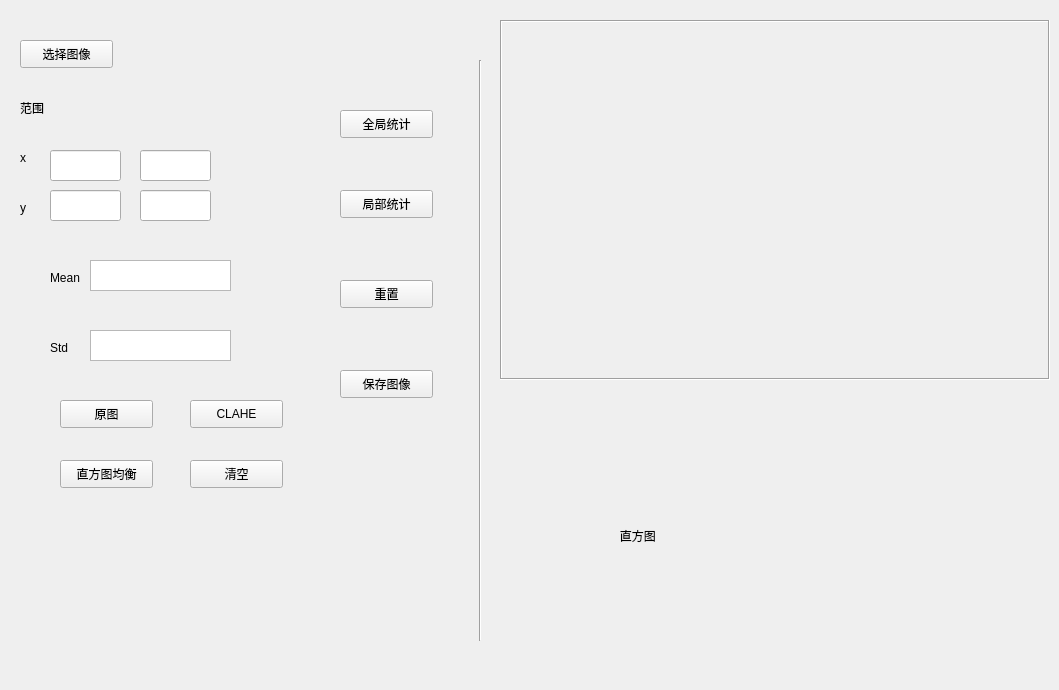
    <widget class="QWidget" name="tab_2">
     <attribute name="title">
      <string>2.直方图统计与均衡</string>
     </attribute>
     <widget class="QLabel" name="label_16">
      <property name="geometry">
       <rect>
        <x>500</x>
        <y>20</y>
        <width>550</width>
        <height>360</height>
       </rect>
      </property>
      <property name="cursor">
       <cursorShape>CrossCursor</cursorShape>
      </property>
      <property name="frameShape">
       <enum>QFrame::Box</enum>
      </property>
      <property name="frameShadow">
       <enum>QFrame::Sunken</enum>
      </property>
      <property name="text">
       <string/>
      </property>
     </widget>
     <widget class="QLabel" name="label_18">
      <property name="geometry">
       <rect>
        <x>550</x>
        <y>390</y>
        <width>471</width>
        <height>291</height>
       </rect>
      </property>
      <property name="frameShape">
       <enum>QFrame::NoFrame</enum>
      </property>
      <property name="frameShadow">
       <enum>QFrame::Sunken</enum>
      </property>
      <property name="text">
       <string>                     直方图</string>
      </property>
      <property name="textFormat">
       <enum>Qt::AutoText</enum>
      </property>
     </widget>
     <widget class="QTextBrowser" name="textBrowser_2">
      <property name="geometry">
       <rect>
        <x>90</x>
        <y>260</y>
        <width>141</width>
        <height>31</height>
       </rect>
      </property>
     </widget>
     <widget class="QPushButton" name="pushButton_11">
      <property name="geometry">
       <rect>
        <x>20</x>
        <y>40</y>
        <width>93</width>
        <height>28</height>
       </rect>
      </property>
      <property name="text">
       <string>选择图像</string>
      </property>
     </widget>
     <widget class="QPushButton" name="pushButton_12">
      <property name="geometry">
       <rect>
        <x>340</x>
        <y>110</y>
        <width>93</width>
        <height>28</height>
       </rect>
      </property>
      <property name="text">
       <string>全局统计</string>
      </property>
     </widget>
     <widget class="QLineEdit" name="lineEdit9">
      <property name="geometry">
       <rect>
        <x>50</x>
        <y>150</y>
        <width>71</width>
        <height>31</height>
       </rect>
      </property>
     </widget>
     <widget class="QLineEdit" name="lineEdit10">
      <property name="geometry">
       <rect>
        <x>140</x>
        <y>150</y>
        <width>71</width>
        <height>31</height>
       </rect>
      </property>
     </widget>
     <widget class="QPushButton" name="pushButton_14">
      <property name="geometry">
       <rect>
        <x>60</x>
        <y>400</y>
        <width>93</width>
        <height>28</height>
       </rect>
      </property>
      <property name="text">
       <string>原图</string>
      </property>
     </widget>
     <widget class="QPushButton" name="pushButton_15">
      <property name="geometry">
       <rect>
        <x>60</x>
        <y>460</y>
        <width>93</width>
        <height>28</height>
       </rect>
      </property>
      <property name="text">
       <string>直方图均衡</string>
      </property>
     </widget>
     <widget class="QPushButton" name="pushButton_16">
      <property name="geometry">
       <rect>
        <x>190</x>
        <y>400</y>
        <width>93</width>
        <height>28</height>
       </rect>
      </property>
      <property name="text">
       <string>CLAHE</string>
      </property>
     </widget>
     <widget class="QPushButton" name="pushButton_17">
      <property name="geometry">
       <rect>
        <x>190</x>
        <y>460</y>
        <width>93</width>
        <height>28</height>
       </rect>
      </property>
      <property name="text">
       <string>清空</string>
      </property>
     </widget>
     <widget class="QLineEdit" name="lineEdit_15">
      <property name="geometry">
       <rect>
        <x>50</x>
        <y>190</y>
        <width>71</width>
        <height>31</height>
       </rect>
      </property>
     </widget>
     <widget class="QLineEdit" name="lineEdit_16">
      <property name="geometry">
       <rect>
        <x>140</x>
        <y>190</y>
        <width>71</width>
        <height>31</height>
       </rect>
      </property>
     </widget>
     <widget class="QPushButton" name="pushButton_18">
      <property name="geometry">
       <rect>
        <x>340</x>
        <y>280</y>
        <width>93</width>
        <height>28</height>
       </rect>
      </property>
      <property name="text">
       <string>重置</string>
      </property>
     </widget>
     <widget class="QLabel" name="label_19">
      <property name="geometry">
       <rect>
        <x>50</x>
        <y>270</y>
        <width>41</width>
        <height>16</height>
       </rect>
      </property>
      <property name="text">
       <string>Mean</string>
      </property>
     </widget>
     <widget class="QLabel" name="label_21">
      <property name="geometry">
       <rect>
        <x>20</x>
        <y>150</y>
        <width>21</width>
        <height>16</height>
       </rect>
      </property>
      <property name="text">
       <string>x</string>
      </property>
     </widget>
     <widget class="QLabel" name="label_22">
      <property name="geometry">
       <rect>
        <x>20</x>
        <y>200</y>
        <width>21</width>
        <height>16</height>
       </rect>
      </property>
      <property name="text">
       <string>y</string>
      </property>
     </widget>
     <widget class="QLabel" name="label_27">
      <property name="geometry">
       <rect>
        <x>20</x>
        <y>100</y>
        <width>31</width>
        <height>16</height>
       </rect>
      </property>
      <property name="text">
       <string>范围</string>
      </property>
     </widget>
     <widget class="Line" name="line">
      <property name="geometry">
       <rect>
        <x>470</x>
        <y>60</y>
        <width>20</width>
        <height>581</height>
       </rect>
      </property>
      <property name="orientation">
       <enum>Qt::Vertical</enum>
      </property>
     </widget>
     <widget class="QPushButton" name="pushButton_47">
      <property name="geometry">
       <rect>
        <x>340</x>
        <y>370</y>
        <width>93</width>
        <height>28</height>
       </rect>
      </property>
      <property name="text">
       <string>保存图像</string>
      </property>
     </widget>
     <widget class="QLabel" name="label_17">
      <property name="geometry">
       <rect>
        <x>50</x>
        <y>340</y>
        <width>31</width>
        <height>16</height>
       </rect>
      </property>
      <property name="text">
       <string>Std</string>
      </property>
     </widget>
     <widget class="QTextBrowser" name="textBrowser_5">
      <property name="geometry">
       <rect>
        <x>90</x>
        <y>330</y>
        <width>141</width>
        <height>31</height>
       </rect>
      </property>
     </widget>
     <widget class="QPushButton" name="pushButton_13">
      <property name="geometry">
       <rect>
        <x>340</x>
        <y>190</y>
        <width>93</width>
        <height>28</height>
       </rect>
      </property>
      <property name="text">
       <string>局部统计</string>
      </property>
     </widget>
    </widget>
